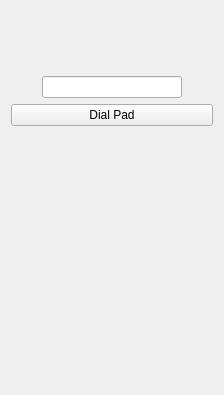
         <widget class="QWidget" name="dialtab" >
          <attribute name="title" >
           <string>Dialpad</string>
          </attribute>
          <layout class="QGridLayout" name="gridLayout" >
           <item row="0" column="0" >
            <widget class="QFrame" name="bodyFrame" >
             <property name="enabled" >
              <bool>true</bool>
             </property>
             <property name="frameShape" >
              <enum>QFrame::NoFrame</enum>
             </property>
             <property name="frameShadow" >
              <enum>QFrame::Sunken</enum>
             </property>
             <property name="lineWidth" >
              <number>-1</number>
             </property>
             <property name="midLineWidth" >
              <number>-1</number>
             </property>
             <layout class="QGridLayout" name="gridLayout_8" >
              <property name="horizontalSpacing" >
               <number>0</number>
              </property>
              <property name="margin" >
               <number>0</number>
              </property>
              <item row="0" column="0" >
               <widget class="QFrame" name="dialpadFrame" >
                <property name="autoFillBackground" >
                 <bool>false</bool>
                </property>
                <property name="frameShape" >
                 <enum>QFrame::NoFrame</enum>
                </property>
                <property name="frameShadow" >
                 <enum>QFrame::Raised</enum>
                </property>
                <property name="lineWidth" >
                 <number>1</number>
                </property>
                <layout class="QGridLayout" name="gridLayout_2" >
                 <property name="leftMargin" >
                  <number>0</number>
                 </property>
                 <property name="topMargin" >
                  <number>0</number>
                 </property>
                 <property name="rightMargin" >
                  <number>0</number>
                 </property>
                 <item row="0" column="0" colspan="3" >
                  <spacer name="verticalSpacer_3" >
                   <property name="orientation" >
                    <enum>Qt::Vertical</enum>
                   </property>
                   <property name="sizeHint" stdset="0" >
                    <size>
                     <width>202</width>
                     <height>4</height>
                    </size>
                   </property>
                  </spacer>
                 </item>
                 <item row="1" column="0" colspan="3" >
                  <widget class="QFrame" name="callsFrame" >
                   <property name="minimumSize" >
                    <size>
                     <width>180</width>
                     <height>55</height>
                    </size>
                   </property>
                   <property name="frameShape" >
                    <enum>QFrame::NoFrame</enum>
                   </property>
                   <property name="frameShadow" >
                    <enum>QFrame::Raised</enum>
                   </property>
                   <layout class="QHBoxLayout" name="horizontalLayout" >
                    <property name="spacing" >
                     <number>3</number>
                    </property>
                    <property name="margin" >
                     <number>0</number>
                    </property>
                   </layout>
                  </widget>
                 </item>
                 <item row="2" column="0" >
                  <spacer name="horizontalSpacer" >
                   <property name="orientation" >
                    <enum>Qt::Horizontal</enum>
                   </property>
                   <property name="sizeHint" stdset="0" >
                    <size>
                     <width>0</width>
                     <height>20</height>
                    </size>
                   </property>
                  </spacer>
                 </item>
                 <item row="2" column="1" >
                  <widget class="QLineEdit" name="numberEdit" >
                   <property name="sizePolicy" >
                    <sizepolicy vsizetype="Fixed" hsizetype="Fixed" >
                     <horstretch>0</horstretch>
                     <verstretch>0</verstretch>
                    </sizepolicy>
                   </property>
                   <property name="minimumSize" >
                    <size>
                     <width>140</width>
                     <height>20</height>
                    </size>
                   </property>
                   <property name="maximumSize" >
                    <size>
                     <width>150</width>
                     <height>16777215</height>
                    </size>
                   </property>
                   <property name="palette" >
                    <palette>
                     <active>
                      <colorrole role="Text" >
                       <brush brushstyle="SolidPattern" >
                        <color alpha="255" >
                         <red>153</red>
                         <green>149</green>
                         <blue>154</blue>
                        </color>
                       </brush>
                      </colorrole>
                      <colorrole role="Base" >
                       <brush brushstyle="SolidPattern" >
                        <color alpha="255" >
                         <red>255</red>
                         <green>255</green>
                         <blue>255</blue>
                        </color>
                       </brush>
                      </colorrole>
                     </active>
                     <inactive>
                      <colorrole role="Text" >
                       <brush brushstyle="SolidPattern" >
                        <color alpha="255" >
                         <red>153</red>
                         <green>149</green>
                         <blue>154</blue>
                        </color>
                       </brush>
                      </colorrole>
                      <colorrole role="Base" >
                       <brush brushstyle="SolidPattern" >
                        <color alpha="255" >
                         <red>255</red>
                         <green>255</green>
                         <blue>255</blue>
                        </color>
                       </brush>
                      </colorrole>
                     </inactive>
                     <disabled>
                      <colorrole role="Text" >
                       <brush brushstyle="SolidPattern" >
                        <color alpha="255" >
                         <red>120</red>
                         <green>120</green>
                         <blue>120</blue>
                        </color>
                       </brush>
                      </colorrole>
                      <colorrole role="Base" >
                       <brush brushstyle="SolidPattern" >
                        <color alpha="255" >
                         <red>255</red>
                         <green>255</green>
                         <blue>255</blue>
                        </color>
                       </brush>
                      </colorrole>
                     </disabled>
                    </palette>
                   </property>
                   <property name="text" >
                    <string/>
                   </property>
                  </widget>
                 </item>
                 <item row="2" column="2" >
                  <spacer name="horizontalSpacer_2" >
                   <property name="orientation" >
                    <enum>Qt::Horizontal</enum>
                   </property>
                   <property name="sizeHint" stdset="0" >
                    <size>
                     <width>0</width>
                     <height>20</height>
                    </size>
                   </property>
                  </spacer>
                 </item>
                 <item row="3" column="0" colspan="3" >
                  <widget class="QPushButton" name="dialpadButton" >
                   <property name="sizePolicy" >
                    <sizepolicy vsizetype="Fixed" hsizetype="Expanding" >
                     <horstretch>0</horstretch>
                     <verstretch>0</verstretch>
                    </sizepolicy>
                   </property>
                   <property name="text" >
                    <string>Dial Pad</string>
                   </property>
                   <property name="checkable" >
                    <bool>true</bool>
                   </property>
                  </widget>
                 </item>
                 <item row="4" column="0" colspan="3" >
                  <widget class="QFrame" name="dtmfButtonsFrame" >
                   <property name="sizePolicy" >
                    <sizepolicy vsizetype="Minimum" hsizetype="Preferred" >
                     <horstretch>0</horstretch>
                     <verstretch>0</verstretch>
                    </sizepolicy>
                   </property>
                   <property name="minimumSize" >
                    <size>
                     <width>0</width>
                     <height>200</height>
                    </size>
                   </property>
                   <property name="frameShape" >
                    <enum>QFrame::NoFrame</enum>
                   </property>
                   <property name="frameShadow" >
                    <enum>QFrame::Raised</enum>
                   </property>
                   <layout class="QGridLayout" name="gridLayout_5" >
                    <property name="margin" >
                     <number>0</number>
                    </property>
                    <property name="spacing" >
                     <number>0</number>
                    </property>
                    <item row="0" column="0" >
                     <widget class="QFrame" name="frame" >
                      <property name="sizePolicy" >
                       <sizepolicy vsizetype="Fixed" hsizetype="Fixed" >
                        <horstretch>0</horstretch>
                        <verstretch>0</verstretch>
                       </sizepolicy>
                      </property>
                      <property name="minimumSize" >
                       <size>
                        <width>0</width>
                        <height>180</height>
                       </size>
                      </property>
                      <property name="frameShape" >
                       <enum>QFrame::NoFrame</enum>
                      </property>
                      <property name="frameShadow" >
                       <enum>QFrame::Raised</enum>
                      </property>
                      <layout class="QGridLayout" name="gridLayout_4" >
                       <property name="spacing" >
                        <number>3</number>
                       </property>
                       <item row="0" column="0" >
                        <widget class="QPushButton" name="dtmf1Button" >
                         <property name="sizePolicy" >
                          <sizepolicy vsizetype="Fixed" hsizetype="Minimum" >
                           <horstretch>0</horstretch>
                           <verstretch>0</verstretch>
                          </sizepolicy>
                         </property>
                         <property name="minimumSize" >
                          <size>
                           <width>44</width>
                           <height>44</height>
                          </size>
                         </property>
                         <property name="maximumSize" >
                          <size>
                           <width>44</width>
                           <height>44</height>
                          </size>
                         </property>
                         <property name="cursor" >
                          <cursorShape>PointingHandCursor</cursorShape>
                         </property>
                         <property name="mouseTracking" >
                          <bool>true</bool>
                         </property>
                         <property name="text" >
                          <string comment="sdf" />
                         </property>
                         <property name="icon" >
                          <iconset>
                           <normaloff>icons/dialer/sky_1.png</normaloff>icons/dialer/sky_1.png</iconset>
                         </property>
                         <property name="iconSize" >
                          <size>
                           <width>44</width>
                           <height>44</height>
                          </size>
                         </property>
                         <property name="flat" >
                          <bool>true</bool>
                         </property>
                        </widget>
                       </item>
                       <item row="0" column="2" >
                        <widget class="QPushButton" name="dtmf3Button" >
                         <property name="sizePolicy" >
                          <sizepolicy vsizetype="Fixed" hsizetype="Minimum" >
                           <horstretch>0</horstretch>
                           <verstretch>0</verstretch>
                          </sizepolicy>
                         </property>
                         <property name="minimumSize" >
                          <size>
                           <width>44</width>
                           <height>44</height>
                          </size>
                         </property>
                         <property name="maximumSize" >
                          <size>
                           <width>44</width>
                           <height>44</height>
                          </size>
                         </property>
                         <property name="cursor" >
                          <cursorShape>PointingHandCursor</cursorShape>
                         </property>
                         <property name="mouseTracking" >
                          <bool>true</bool>
                         </property>
                         <property name="text" >
                          <string/>
                         </property>
                         <property name="icon" >
                          <iconset>
                           <normaloff>icons/dialer/sky_3.png</normaloff>icons/dialer/sky_3.png</iconset>
                         </property>
                         <property name="iconSize" >
                          <size>
                           <width>44</width>
                           <height>44</height>
                          </size>
                         </property>
                         <property name="flat" >
                          <bool>true</bool>
                         </property>
                        </widget>
                       </item>
                       <item row="1" column="0" >
                        <widget class="QPushButton" name="dtmf4Button" >
                         <property name="minimumSize" >
                          <size>
                           <width>44</width>
                           <height>44</height>
                          </size>
                         </property>
                         <property name="maximumSize" >
                          <size>
                           <width>44</width>
                           <height>44</height>
                          </size>
                         </property>
                         <property name="cursor" >
                          <cursorShape>PointingHandCursor</cursorShape>
                         </property>
                         <property name="mouseTracking" >
                          <bool>true</bool>
                         </property>
                         <property name="text" >
                          <string/>
                         </property>
                         <property name="icon" >
                          <iconset>
                           <normaloff>icons/dialer/sky_4.png</normaloff>icons/dialer/sky_4.png</iconset>
                         </property>
                         <property name="iconSize" >
                          <size>
                           <width>44</width>
                           <height>44</height>
                          </size>
                         </property>
                         <property name="flat" >
                          <bool>true</bool>
                         </property>
                        </widget>
                       </item>
                       <item row="1" column="1" >
                        <widget class="QPushButton" name="dtmf5Button" >
                         <property name="minimumSize" >
                          <size>
                           <width>44</width>
                           <height>44</height>
                          </size>
                         </property>
                         <property name="maximumSize" >
                          <size>
                           <width>44</width>
                           <height>44</height>
                          </size>
                         </property>
                         <property name="cursor" >
                          <cursorShape>PointingHandCursor</cursorShape>
                         </property>
                         <property name="mouseTracking" >
                          <bool>true</bool>
                         </property>
                         <property name="text" >
                          <string/>
                         </property>
                         <property name="icon" >
                          <iconset>
                           <normaloff>icons/dialer/sky_5.png</normaloff>icons/dialer/sky_5.png</iconset>
                         </property>
                         <property name="iconSize" >
                          <size>
                           <width>44</width>
                           <height>44</height>
                          </size>
                         </property>
                         <property name="flat" >
                          <bool>true</bool>
                         </property>
                        </widget>
                       </item>
                       <item row="1" column="2" >
                        <widget class="QPushButton" name="dtmf6Button" >
                         <property name="minimumSize" >
                          <size>
                           <width>44</width>
                           <height>44</height>
                          </size>
                         </property>
                         <property name="maximumSize" >
                          <size>
                           <width>44</width>
                           <height>44</height>
                          </size>
                         </property>
                         <property name="cursor" >
                          <cursorShape>PointingHandCursor</cursorShape>
                         </property>
                         <property name="mouseTracking" >
                          <bool>true</bool>
                         </property>
                         <property name="text" >
                          <string/>
                         </property>
                         <property name="icon" >
                          <iconset>
                           <normaloff>icons/dialer/sky_6.png</normaloff>icons/dialer/sky_6.png</iconset>
                         </property>
                         <property name="iconSize" >
                          <size>
                           <width>44</width>
                           <height>44</height>
                          </size>
                         </property>
                         <property name="flat" >
                          <bool>true</bool>
                         </property>
                        </widget>
                       </item>
                       <item row="2" column="0" >
                        <widget class="QPushButton" name="dtmf7Button" >
                         <property name="minimumSize" >
                          <size>
                           <width>44</width>
                           <height>44</height>
                          </size>
                         </property>
                         <property name="maximumSize" >
                          <size>
                           <width>44</width>
                           <height>44</height>
                          </size>
                         </property>
                         <property name="cursor" >
                          <cursorShape>PointingHandCursor</cursorShape>
                         </property>
                         <property name="mouseTracking" >
                          <bool>true</bool>
                         </property>
                         <property name="text" >
                          <string/>
                         </property>
                         <property name="icon" >
                          <iconset>
                           <normaloff>icons/dialer/sky_7.png</normaloff>icons/dialer/sky_7.png</iconset>
                         </property>
                         <property name="iconSize" >
                          <size>
                           <width>44</width>
                           <height>44</height>
                          </size>
                         </property>
                         <property name="flat" >
                          <bool>true</bool>
                         </property>
                        </widget>
                       </item>
                       <item row="2" column="2" >
                        <widget class="QPushButton" name="dtmf9Button" >
                         <property name="minimumSize" >
                          <size>
                           <width>44</width>
                           <height>44</height>
                          </size>
                         </property>
                         <property name="maximumSize" >
                          <size>
                           <width>44</width>
                           <height>44</height>
                          </size>
                         </property>
                         <property name="cursor" >
                          <cursorShape>PointingHandCursor</cursorShape>
                         </property>
                         <property name="mouseTracking" >
                          <bool>true</bool>
                         </property>
                         <property name="text" >
                          <string/>
                         </property>
                         <property name="icon" >
                          <iconset>
                           <normaloff>icons/dialer/sky_9.png</normaloff>icons/dialer/sky_9.png</iconset>
                         </property>
                         <property name="iconSize" >
                          <size>
                           <width>44</width>
                           <height>44</height>
                          </size>
                         </property>
                         <property name="flat" >
                          <bool>true</bool>
                         </property>
                        </widget>
                       </item>
                       <item row="3" column="1" >
                        <widget class="QPushButton" name="dtmf0Button" >
                         <property name="minimumSize" >
                          <size>
                           <width>44</width>
                           <height>44</height>
                          </size>
                         </property>
                         <property name="maximumSize" >
                          <size>
                           <width>44</width>
                           <height>44</height>
                          </size>
                         </property>
                         <property name="cursor" >
                          <cursorShape>PointingHandCursor</cursorShape>
                         </property>
                         <property name="mouseTracking" >
                          <bool>true</bool>
                         </property>
                         <property name="text" >
                          <string/>
                         </property>
                         <property name="icon" >
                          <iconset>
                           <normaloff>icons/dialer/sky_0.png</normaloff>icons/dialer/sky_0.png</iconset>
                         </property>
                         <property name="iconSize" >
                          <size>
                           <width>44</width>
                           <height>44</height>
                          </size>
                         </property>
                         <property name="flat" >
                          <bool>true</bool>
                         </property>
                        </widget>
                       </item>
                       <item row="3" column="2" >
                        <widget class="QPushButton" name="dtmfHashButton" >
                         <property name="minimumSize" >
                          <size>
                           <width>44</width>
                           <height>44</height>
                          </size>
                         </property>
                         <property name="maximumSize" >
                          <size>
                           <width>44</width>
                           <height>44</height>
                          </size>
                         </property>
                         <property name="cursor" >
                          <cursorShape>PointingHandCursor</cursorShape>
                         </property>
                         <property name="mouseTracking" >
                          <bool>true</bool>
                         </property>
                         <property name="text" >
                          <string/>
                         </property>
                         <property name="icon" >
                          <iconset>
                           <normaloff>icons/dialer/sky_cuadrado.png</normaloff>icons/dialer/sky_cuadrado.png</iconset>
                         </property>
                         <property name="iconSize" >
                          <size>
                           <width>44</width>
                           <height>44</height>
                          </size>
                         </property>
                         <property name="flat" >
                          <bool>true</bool>
                         </property>
                        </widget>
                       </item>
                       <item row="2" column="1" >
                        <widget class="QPushButton" name="dtmf8Button" >
                         <property name="minimumSize" >
                          <size>
                           <width>44</width>
                           <height>44</height>
                          </size>
                         </property>
                         <property name="maximumSize" >
                          <size>
                           <width>44</width>
                           <height>44</height>
                          </size>
                         </property>
                         <property name="cursor" >
                          <cursorShape>PointingHandCursor</cursorShape>
                         </property>
                         <property name="mouseTracking" >
                          <bool>true</bool>
                         </property>
                         <property name="text" >
                          <string/>
                         </property>
                         <property name="icon" >
                          <iconset>
                           <normaloff>icons/dialer/sky_8.png</normaloff>icons/dialer/sky_8.png</iconset>
                         </property>
                         <property name="iconSize" >
                          <size>
                           <width>44</width>
                           <height>44</height>
                          </size>
                         </property>
                         <property name="flat" >
                          <bool>true</bool>
                         </property>
                        </widget>
                       </item>
                       <item row="3" column="0" >
                        <widget class="QPushButton" name="dtmfStarButton" >
                         <property name="minimumSize" >
                          <size>
                           <width>44</width>
                           <height>44</height>
                          </size>
                         </property>
                         <property name="maximumSize" >
                          <size>
                           <width>44</width>
                           <height>44</height>
                          </size>
                         </property>
                         <property name="cursor" >
                          <cursorShape>PointingHandCursor</cursorShape>
                         </property>
                         <property name="mouseTracking" >
                          <bool>true</bool>
                         </property>
                         <property name="text" >
                          <string/>
                         </property>
                         <property name="icon" >
                          <iconset>
                           <normaloff>icons/dialer/sky_aste.png</normaloff>icons/dialer/sky_aste.png</iconset>
                         </property>
                         <property name="iconSize" >
                          <size>
                           <width>44</width>
                           <height>44</height>
                          </size>
                         </property>
                         <property name="flat" >
                          <bool>true</bool>
                         </property>
                        </widget>
                       </item>
                       <item row="0" column="1" >
                        <widget class="QPushButton" name="dtmf2Button" >
                         <property name="sizePolicy" >
                          <sizepolicy vsizetype="Fixed" hsizetype="Minimum" >
                           <horstretch>0</horstretch>
                           <verstretch>0</verstretch>
                          </sizepolicy>
                         </property>
                         <property name="minimumSize" >
                          <size>
                           <width>44</width>
                           <height>44</height>
                          </size>
                         </property>
                         <property name="maximumSize" >
                          <size>
                           <width>44</width>
                           <height>44</height>
                          </size>
                         </property>
                         <property name="cursor" >
                          <cursorShape>PointingHandCursor</cursorShape>
                         </property>
                         <property name="mouseTracking" >
                          <bool>true</bool>
                         </property>
                         <property name="autoFillBackground" >
                          <bool>false</bool>
                         </property>
                         <property name="text" >
                          <string/>
                         </property>
                         <property name="icon" >
                          <iconset>
                           <normaloff>icons/dialer/sky_2.png</normaloff>icons/dialer/sky_2.png</iconset>
                         </property>
                         <property name="iconSize" >
                          <size>
                           <width>44</width>
                           <height>44</height>
                          </size>
                         </property>
                         <property name="flat" >
                          <bool>true</bool>
                         </property>
                        </widget>
                       </item>
                      </layout>
                     </widget>
                    </item>
                   </layout>
                  </widget>
                 </item>
                </layout>
               </widget>
              </item>
             </layout>
            </widget>
           </item>
           <item row="1" column="0" >
            <spacer name="verticalSpacer_2" >
             <property name="orientation" >
              <enum>Qt::Vertical</enum>
             </property>
             <property name="sizeHint" stdset="0" >
              <size>
               <width>20</width>
               <height>40</height>
              </size>
             </property>
            </spacer>
           </item>
          </layout>
         </widget>
